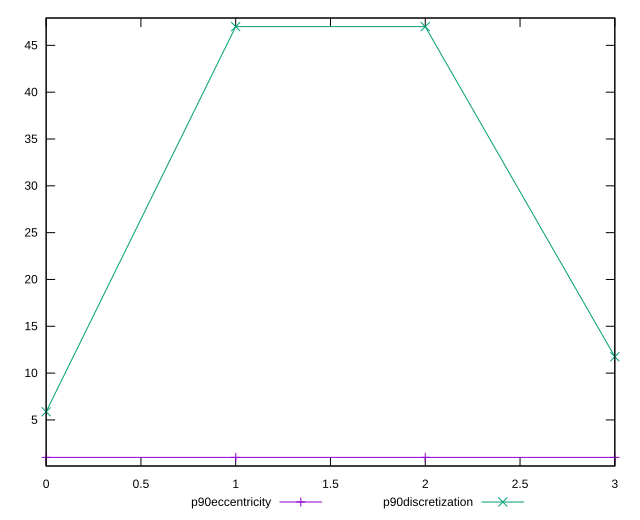

This chart was generated by the following gnuplot code:
reset

$p90Eccentricity <<EOF
0 0.9999999999999996
1 1.0000000000000027
2 0.9999999999999997
3 0.9999999999999997
EOF

$p90Discretization <<EOF
0 5.875
1 47
2 47
3 11.75
EOF

set key outside below
set xrange [0:3]
set yrange [0.07999999999999952:47.92]
set trange [0.07999999999999952:47.92]
set terminal svg size 640, 520 enhanced background rgb 'white'
set output "reports/report_00032_2021-02-25T10-28-15.087Z/uses-text-compression/progression/eccentricity.svg"

plot $p90Eccentricity title "p90eccentricity" with linespoints, \
     $p90Discretization title "p90discretization" with linespoints

reset
